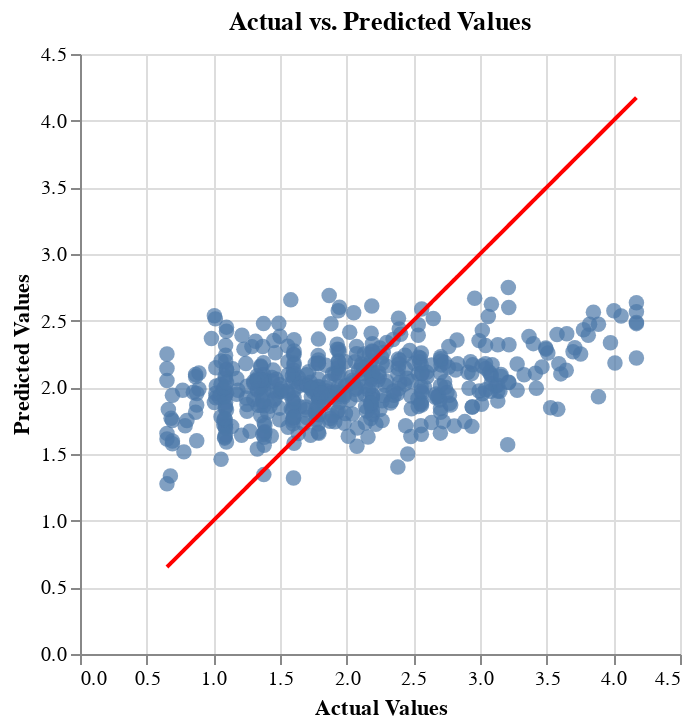

Notebook code for this chart:
### Code cell
# Visualize predictions
train_scatter_plot = model.visualize_predictions(train_prediction_df)
train_scatter_plot.display()

### Figure 1 — Vega-Lite specification as saved in the notebook (floating-point values rounded to 4 significant figures; data arrays with more than 128 entries replaced by an {"elided": "..."} marker saying what was removed)
{"config": {"view": {"continuousWidth": 300, "continuousHeight": 300}}, "layer": [{"mark": {"type": "circle", "opacity": 0.7, "size": 60}, "encoding": {"tooltip": [{"field": "index", "type": "quantitative"}, {"field": "actual", "type": "quantitative"}, {"field": "predicted", "type": "quantitative"}], "x": {"field": "actual", "title": "Actual Values", "type": "quantitative"}, "y": {"field": "predicted", "title": "Predicted Values", "type": "quantitative"}}, "title": "Actual vs. Predicted Values"}, {"mark": {"type": "line", "color": "red"}, "encoding": {"x": {"field": "actual", "type": "quantitative"}, "y": {"field": "actual", "type": "quantitative"}}}], "data": {"name": "data-74597c5e2da8d01d89076342fb60d126"}, "$schema": "https://vega.github.io/schema/vega-lite/v5.20.1.json", "datasets": {"data-74597c5e2da8d01d89076342fb60d126": {"elided": "500 records"}}}
